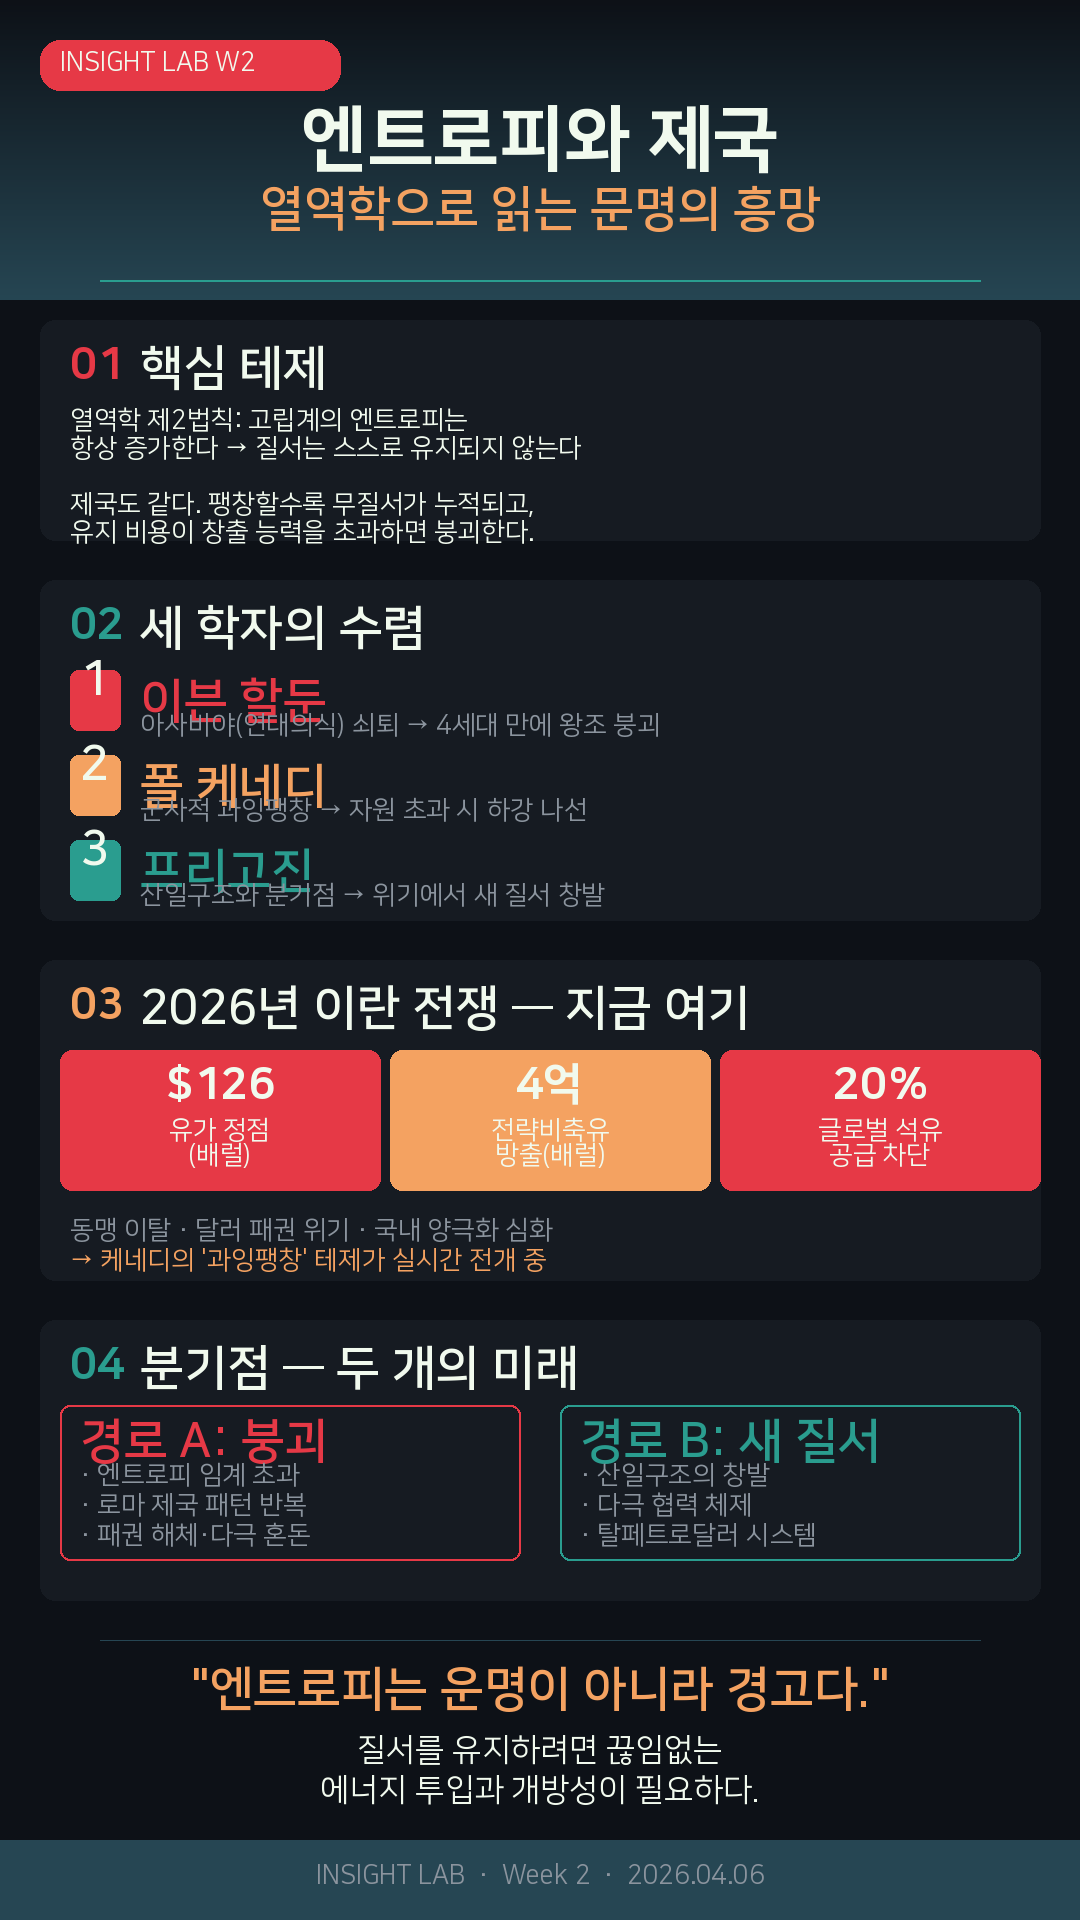

This chart was generated by the following Python code:
#!/usr/bin/env python3
"""Insight Lab Week 2 - SNS Infographic (1080x1920)"""
from PIL import Image, ImageDraw, ImageFont
import os

W, H = 1080, 1920
img = Image.new('RGB', (W, H), '#0d1117')
draw = ImageDraw.Draw(img)

# Fonts
try:
    font_bold = ImageFont.truetype("/usr/share/fonts/truetype/nanum/NanumSquareB.ttf", 48)
    font_title = ImageFont.truetype("/usr/share/fonts/truetype/nanum/NanumSquareEB.ttf", 56)
    font_body = ImageFont.truetype("/usr/share/fonts/truetype/nanum/NanumSquareR.ttf", 32)
    font_small = ImageFont.truetype("/usr/share/fonts/truetype/nanum/NanumSquareR.ttf", 26)
    font_huge = ImageFont.truetype("/usr/share/fonts/truetype/nanum/NanumSquareEB.ttf", 72)
    font_num = ImageFont.truetype("/usr/share/fonts/truetype/nanum/NanumSquareEB.ttf", 44)
except:
    font_bold = font_title = font_body = font_small = font_huge = font_num = ImageFont.load_default()

# Colors
RED = '#e63946'
TEAL = '#2a9d8f'
ORANGE = '#f4a261'
WHITE = '#f1faee'
GRAY = '#8b949e'
DARK = '#161b22'
ACCENT = '#264653'

# --- Header gradient ---
for y in range(300):
    r = int(13 + (38-13) * y/300)
    g = int(17 + (70-17) * y/300)
    b = int(23 + (83-23) * y/300)
    draw.line([(0, y), (W, y)], fill=(r, g, b))

# Tag
draw.rounded_rectangle([40, 40, 340, 90], radius=20, fill=RED)
draw.text((60, 47), "INSIGHT LAB W2", fill=WHITE, font=font_small)

# Title
draw.text((W//2, 140), "엔트로피와 제국", fill=WHITE, font=font_huge, anchor="mm")
draw.text((W//2, 210), "열역학으로 읽는 문명의 흥망", fill=ORANGE, font=font_bold, anchor="mm")

# Divider
draw.line([(100, 280), (W-100, 280)], fill=TEAL, width=2)

# --- Section 1: Core Thesis ---
y = 320
draw.rounded_rectangle([40, y, W-40, y+220], radius=15, fill=DARK)
draw.text((70, y+20), "01", fill=RED, font=font_num)
draw.text((140, y+22), "핵심 테제", fill=WHITE, font=font_bold)
lines1 = [
    "열역학 제2법칙: 고립계의 엔트로피는",
    "항상 증가한다 → 질서는 스스로 유지되지 않는다",
    "",
    "제국도 같다. 팽창할수록 무질서가 누적되고,",
    "유지 비용이 창출 능력을 초과하면 붕괴한다."
]
for i, line in enumerate(lines1):
    draw.text((70, y+85+i*28), line, fill=GRAY if not line else WHITE, font=font_small)

# --- Section 2: Three Scholars ---
y = 580
draw.rounded_rectangle([40, y, W-40, y+340], radius=15, fill=DARK)
draw.text((70, y+20), "02", fill=TEAL, font=font_num)
draw.text((140, y+22), "세 학자의 수렴", fill=WHITE, font=font_bold)

scholars = [
    ("이븐 할둔", "아사비야(연대의식) 쇠퇴", "→ 4세대 만에 왕조 붕괴", RED),
    ("폴 케네디", "군사적 과잉팽창", "→ 자원 초과 시 하강 나선", ORANGE),
    ("프리고진", "산일구조와 분기점", "→ 위기에서 새 질서 창발", TEAL),
]
for i, (name, desc, result, color) in enumerate(scholars):
    sy = y + 90 + i * 85
    draw.rounded_rectangle([70, sy, 120, sy+60], radius=8, fill=color)
    draw.text((95, sy+10), str(i+1), fill=WHITE, font=font_bold, anchor="mm")
    draw.text((140, sy+5), name, fill=color, font=font_bold)
    draw.text((140, sy+40), f"{desc} {result}", fill=GRAY, font=font_small)

# --- Section 3: 2026 Now ---
y = 960
draw.rounded_rectangle([40, y, W-40, y+320], radius=15, fill=DARK)
draw.text((70, y+20), "03", fill=ORANGE, font=font_num)
draw.text((140, y+22), "2026년 이란 전쟁 — 지금 여기", fill=WHITE, font=font_bold)

stats = [
    ("$126", "유가 정점\n(배럴)", RED),
    ("4억", "전략비축유\n방출(배럴)", ORANGE),
    ("20%", "글로벌 석유\n공급 차단", RED),
]
box_w = (W - 120) // 3
for i, (num, label, color) in enumerate(stats):
    bx = 60 + i * (box_w + 10)
    by = y + 90
    draw.rounded_rectangle([bx, by, bx+box_w, by+140], radius=12, fill=color, outline=color)
    draw.text((bx + box_w//2, by+35), num, fill=WHITE, font=font_num, anchor="mm")
    for j, ln in enumerate(label.split('\n')):
        draw.text((bx + box_w//2, by+80+j*25), ln, fill=WHITE, font=font_small, anchor="mm")

draw.text((70, y+255), "동맹 이탈 · 달러 패권 위기 · 국내 양극화 심화", fill=GRAY, font=font_small)
draw.text((70, y+285), "→ 케네디의 '과잉팽창' 테제가 실시간 전개 중", fill=ORANGE, font=font_small)

# --- Section 4: Bifurcation ---
y = 1320
draw.rounded_rectangle([40, y, W-40, y+280], radius=15, fill=DARK)
draw.text((70, y+20), "04", fill=TEAL, font=font_num)
draw.text((140, y+22), "분기점 — 두 개의 미래", fill=WHITE, font=font_bold)

# Path A
draw.rounded_rectangle([60, y+85, W//2-20, y+240], radius=10, outline=RED, width=2)
draw.text((80, y+95), "경로 A: 붕괴", fill=RED, font=font_bold)
pA = ["엔트로피 임계 초과", "로마 제국 패턴 반복", "패권 해체·다극 혼돈"]
for i, t in enumerate(pA):
    draw.text((80, y+140+i*30), f"· {t}", fill=GRAY, font=font_small)

# Path B
draw.rounded_rectangle([W//2+20, y+85, W-60, y+240], radius=10, outline=TEAL, width=2)
draw.text((W//2+40, y+95), "경로 B: 새 질서", fill=TEAL, font=font_bold)
pB = ["산일구조의 창발", "다극 협력 체제", "탈페트로달러 시스템"]
for i, t in enumerate(pB):
    draw.text((W//2+40, y+140+i*30), f"· {t}", fill=GRAY, font=font_small)

# --- Footer ---
y = 1640
draw.line([(100, y), (W-100, y)], fill=ACCENT, width=1)

quote = '"엔트로피는 운명이 아니라 경고다."'
draw.text((W//2, y+50), quote, fill=ORANGE, font=font_bold, anchor="mm")

draw.text((W//2, y+110), "질서를 유지하려면 끊임없는", fill=WHITE, font=font_body, anchor="mm")
draw.text((W//2, y+150), "에너지 투입과 개방성이 필요하다.", fill=WHITE, font=font_body, anchor="mm")

# Bottom bar
draw.rectangle([0, H-80, W, H], fill=ACCENT)
draw.text((W//2, H-45), "INSIGHT LAB  ·  Week 2  ·  2026.04.06", fill=GRAY, font=font_small, anchor="mm")

out = "/home/ubuntu/.cokacdir/workspace/cp7jpheo/insight_lab/output/week2_infographic.png"
img.save(out, quality=95)
print(f"Saved: {out}")
